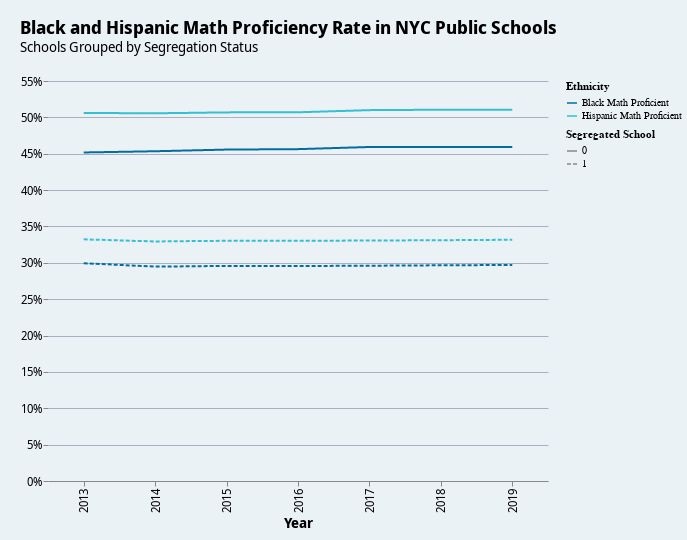

Notebook source saved alongside this figure:
### Code cell
# Use altair to plot the line chart of the black_hispanic_white_math_proficient

black_hispanic_math_proficient = race_math_proficient_years[
    race_math_proficient_years["Ethnicity"].isin(["Black Math Proficient", "Hispanic Math Proficient"])
]

black_hispanic_math_proficient_chart = (
    alt.Chart(black_hispanic_math_proficient)
    .mark_line()
    .encode(
        x=alt.X("Year:O", title="Year"),
        y=alt.Y(
            "Proficient Rate:Q",
            title=None,
            axis=alt.Axis(format=".0%", titleBaseline="bottom", titleAnchor="end")
        ),
        color=alt.Color("Ethnicity:N", title="Ethnicity"),
        strokeDash=alt.StrokeDash("Segregated School:N", title="Segregated School"),
    )
    .properties(
        title={
            "text": "Black and Hispanic Math Proficiency Rate in NYC Public Schools",
            "subtitle": "Schools Grouped by Segregation Status",
            "subtitleFontSize": 14,
        },
        width=500,
        height=400,
    )
)
black_hispanic_math_proficient_chart

### Figure 1 — Vega-Lite specification as saved in the notebook (floating-point values rounded to 4 significant figures)
{"config": {"title": {"anchor": "start", "font": "Noto Sans Display", "fontWeight": 700, "fontSize": 18, "subtitleFontSize": 16, "subtitleFont": "Noto Sans Display", "offset": 20}, "axisX": {"titleFontSize": 14, "labelFontSize": 12, "grid": false, "labelFont": "Noto Sans Display"}, "axisY": {"domain": false, "titleFontSize": 14, "titleAngle": 0, "titleBaseline": "bottom", "titleAnchor": "start", "labelFontSize": 12, "grid": true, "gridColor": "#aab0c0", "gridWidth": 1, "labelFont": "Noto Sans Display"}, "axis": {"labelFont": "Noto Sans Display", "titleFont": "Noto Sans Display", "titleFontSize": 14, "labelFontSize": 12}, "background": "#EBF2f6", "view": {"fill": "#EBF2f6", "stroke": null, "padding": {"left": 5, "top": 10, "right": 5, "bottom": 10}}, "range": {"category": ["#006EA0", "#32C0D2", "#E0B265", "#00969F", "#973C4C", "#AC8B96"], "ramp": ["#fef0d9", "#fdcc8a", "#fc8d59", "#e34a33", "#b30000"], "diverging": ["#006ea0", "#4d9abd", "#99c5d9", "#ffffff", "#e3c2b3", "#c68466", "#a03200"]}, "area": {}, "line": {}, "point": {}, "text": {"fontSize": 12}, "bar": {"binSpacing": 1, "size": 25}, "facet": {"titleFontSize": 14}, "notes": {"fontSize": 10}, "sources": {"fontSize": 10}}, "padding": {"left": 20, "top": 20, "right": 5, "bottom": 10}, "data": {"name": "data-027d1ccfad831829c9c28afcf70d9fee"}, "mark": {"type": "line"}, "encoding": {"color": {"field": "Ethnicity", "title": "Ethnicity", "type": "nominal"}, "strokeDash": {"field": "Segregated School", "title": "Segregated School", "type": "nominal"}, "x": {"field": "Year", "title": "Year", "type": "ordinal"}, "y": {"axis": {"format": ".0%", "titleAnchor": "end", "titleBaseline": "bottom"}, "field": "Proficient Rate", "title": null, "type": "quantitative"}}, "height": 400, "title": {"text": "Black and Hispanic Math Proficiency Rate in NYC Public Schools", "subtitle": "Schools Grouped by Segregation Status", "subtitleFontSize": 14}, "width": 500, "$schema": "https://vega.github.io/schema/vega-lite/v5.20.1.json", "datasets": {"data-027d1ccfad831829c9c28afcf70d9fee": [{"Segregated School": 0.0, "Year": 2013.0, "Ethnicity": "Black Math Proficient", "Proficient Rate": 0.4517}, {"Segregated School": 0.0, "Year": 2013.0, "Ethnicity": "Hispanic Math Proficient", "Proficient Rate": 0.5061}, {"Segregated School": 0.0, "Year": 2014.0, "Ethnicity": "Black Math Proficient", "Proficient Rate": 0.4534}, {"Segregated School": 0.0, "Year": 2014.0, "Ethnicity": "Hispanic Math Proficient", "Proficient Rate": 0.5056}, {"Segregated School": 0.0, "Year": 2015.0, "Ethnicity": "Black Math Proficient", "Proficient Rate": 0.4557}, {"Segregated School": 0.0, "Year": 2015.0, "Ethnicity": "Hispanic Math Proficient", "Proficient Rate": 0.5069}, {"Segregated School": 0.0, "Year": 2016.0, "Ethnicity": "Black Math Proficient", "Proficient Rate": 0.4563}, {"Segregated School": 0.0, "Year": 2016.0, "Ethnicity": "Hispanic Math Proficient", "Proficient Rate": 0.507}, {"Segregated School": 0.0, "Year": 2017.0, "Ethnicity": "Black Math Proficient", "Proficient Rate": 0.4593}, {"Segregated School": 0.0, "Year": 2017.0, "Ethnicity": "Hispanic Math Proficient", "Proficient Rate": 0.5099}, {"Segregated School": 0.0, "Year": 2018.0, "Ethnicity": "Black Math Proficient", "Proficient Rate": 0.4593}, {"Segregated School": 0.0, "Year": 2018.0, "Ethnicity": "Hispanic Math Proficient", "Proficient Rate": 0.5105}, {"Segregated School": 0.0, "Year": 2019.0, "Ethnicity": "Black Math Proficient", "Proficient Rate": 0.4593}, {"Segregated School": 0.0, "Year": 2019.0, "Ethnicity": "Hispanic Math Proficient", "Proficient Rate": 0.5105}, {"Segregated School": 1.0, "Year": 2013.0, "Ethnicity": "Black Math Proficient", "Proficient Rate": 0.2995}, {"Segregated School": 1.0, "Year": 2013.0, "Ethnicity": "Hispanic Math Proficient", "Proficient Rate": 0.3323}, {"Segregated School": 1.0, "Year": 2014.0, "Ethnicity": "Black Math Proficient", "Proficient Rate": 0.2948}, {"Segregated School": 1.0, "Year": 2014.0, "Ethnicity": "Hispanic Math Proficient", "Proficient Rate": 0.3294}, {"Segregated School": 1.0, "Year": 2015.0, "Ethnicity": "Black Math Proficient", "Proficient Rate": 0.2957}, {"Segregated School": 1.0, "Year": 2015.0, "Ethnicity": "Hispanic Math Proficient", "Proficient Rate": 0.3303}, {"Segregated School": 1.0, "Year": 2016.0, "Ethnicity": "Black Math Proficient", "Proficient Rate": 0.2956}, {"Segregated School": 1.0, "Year": 2016.0, "Ethnicity": "Hispanic Math Proficient", "Proficient Rate": 0.3303}, {"Segregated School": 1.0, "Year": 2017.0, "Ethnicity": "Black Math Proficient", "Proficient Rate": 0.296}, {"Segregated School": 1.0, "Year": 2017.0, "Ethnicity": "Hispanic Math Proficient", "Proficient Rate": 0.3306}, {"Segregated School": 1.0, "Year": 2018.0, "Ethnicity": "Black Math Proficient", "Proficient Rate": 0.2966}, {"Segregated School": 1.0, "Year": 2018.0, "Ethnicity": "Hispanic Math Proficient", "Proficient Rate": 0.3311}, {"Segregated School": 1.0, "Year": 2019.0, "Ethnicity": "Black Math Proficient", "Proficient Rate": 0.297}, {"Segregated School": 1.0, "Year": 2019.0, "Ethnicity": "Hispanic Math Proficient", "Proficient Rate": 0.3317}]}}
